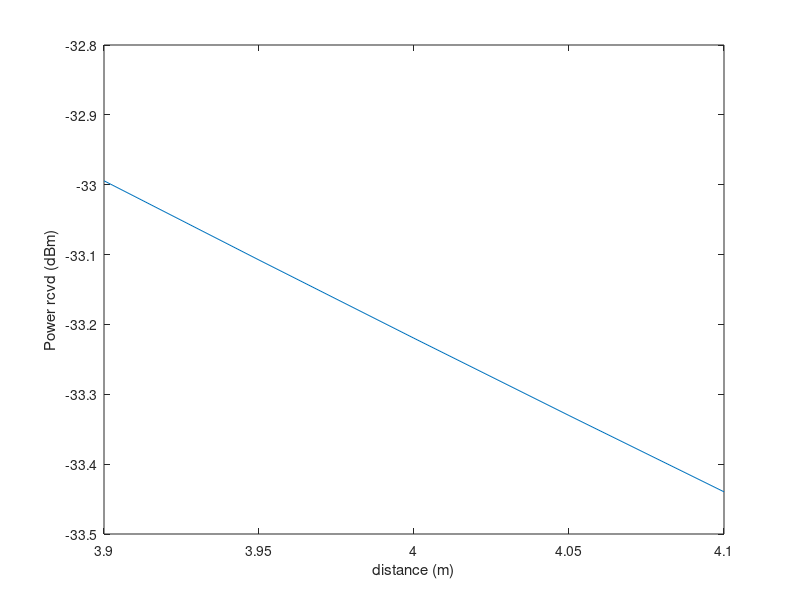

This figure's MATLAB source:
%% Rx power variation on small distance
clear;
clc;
c = 3e8; 
% p_exp is path loss exponent. Select based on environment.
% Ex: InH 142GHz LOS 2.05  
p_exp = 2.05;
P_tx = 0.61;% mW (Tx power used during measurements)
P_tx_dbm = 10*log10(P_tx); % dBm
f = 142*10^9; % Fc
d = 3.9:0.05:4.1; % d from 3.5 m to 4.5 m in steps of 0.1m
G_tx = 27; % Gain of Tx and Rx horn antenna @ 142GHz
G_rx = 27;
FSPL = 20*log10(4*pi*f/c);
for i=1:length(d)
    PL(i) = FSPL + 10*p_exp*log10(d(i));
    P_rx(i) = P_tx + G_rx + G_tx - PL(i); % in dBm
end
plot(d,P_rx);
xlabel('distance (m)');
ylabel('Power rcvd (dBm)');
% @4m Rcvd Pr = -33.219
% @4.05m Rcvd Pr = -33.33
% @4.10m Rcvd Pr = -33.43

